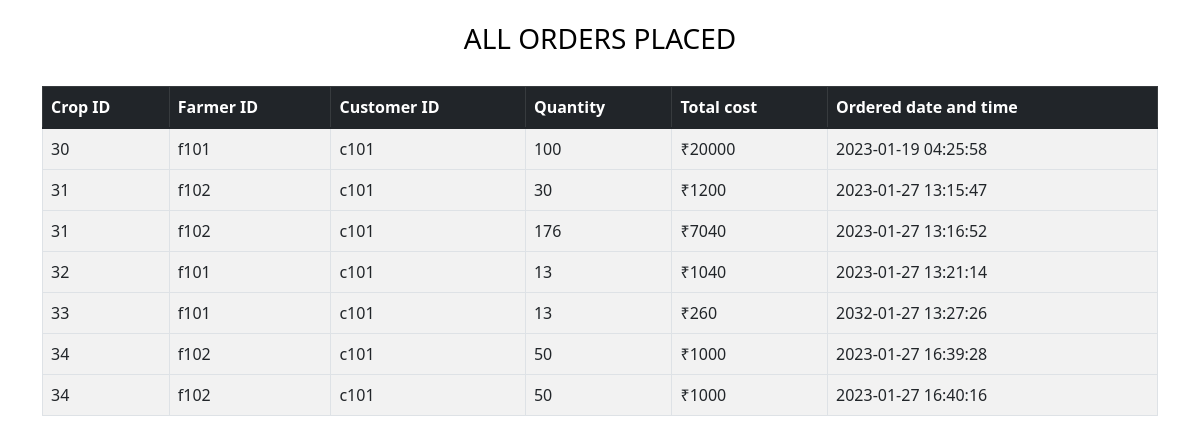
Screenshot of /adminordersview.php with the database file from the repository.
### tables this page shows
CREATE TABLE `crop_orders` (
  `crop_id` int(4) NOT NULL,
  `customer_id` varchar(100) NOT NULL,
  `farmer_id` varchar(200) NOT NULL,
  `total_cost` double NOT NULL,
  `quantity` int(11) NOT NULL,
  `dateandtime` timestamp NOT NULL DEFAULT current_timestamp() ON UPDATE current_timestamp()
);

### adminordersview.php (the view, shortened to what this page needs)
<!DOCTYPE html>
<html lang="en">
<head>
    <link href="https://cdn.jsdelivr.net/npm/bootstrap@5.1.3/dist/css/bootstrap.min.css" rel="stylesheet">
</head>
<body>
<div class="container">
<div class="tablename">
    <h3 style="color:black;text-align:center;padding:2%;text-transform:uppercase;">All orders placed</h3>
</div>
<table class="table table-bordered table-striped">
<thead class="table-dark">
<tr>
 <th>Crop ID</th>
 <th>Farmer ID</th>
 <th>Customer ID</th>
 <th>Quantity</th>
 <th>Total cost</th>
 <th>Ordered date and time</th>
 </tr>
</thead>
<?php
$con=mysqli_connect('localhost','root','');
mysqli_select_db($con,'agromap');
$query="SELECT o.crop_id,o.farmer_id,o.customer_id,o.total_cost,o.quantity,o.dateandtime from crop_orders o";
$result=$con->query($query);
if($result->num_rows>0)
{
  while($row=$result->fetch_assoc())
  {
    echo "<tr><td>".$row["crop_id"]."</td>
    <td>".$row["farmer_id"]."</td>
    <td>".$row["customer_id"]."</td>
    <td>".$row["quantity"]."</td>
    <td>&#8377;".$row["total_cost"]."</td>
    <td>".$row["dateandtime"]."</td><tr>";
  }
  echo "</table>";
}
else{
  echo "<h2 align=center>No Orders to show<h2>";
}
?>
</div>
</body>
</html>

### rows the page displays
crop_orders: crop "30", farmer "f101", customer "c101", quantity "100", total_cost "20000", dateandtime "2023-01-19 04:25:58"
crop_orders: crop "31", farmer "f102", customer "c101", quantity "30", total_cost "1200", dateandtime "2023-01-27 13:15:47"
crop_orders: crop "31", farmer "f102", customer "c101", quantity "176", total_cost "7040", dateandtime "2023-01-27 13:16:52"
crop_orders: crop "32", farmer "f101", customer "c101", quantity "13", total_cost "1040", dateandtime "2023-01-27 13:21:14"
crop_orders: crop "33", farmer "f101", customer "c101", quantity "13", total_cost "260", dateandtime "2032-01-27 13:27:26"
crop_orders: crop "34", farmer "f102", customer "c101", quantity "50", total_cost "1000", dateandtime "2023-01-27 16:39:28"
crop_orders: crop "34", farmer "f102", customer "c101", quantity "50", total_cost "1000", dateandtime "2023-01-27 16:40:16"
